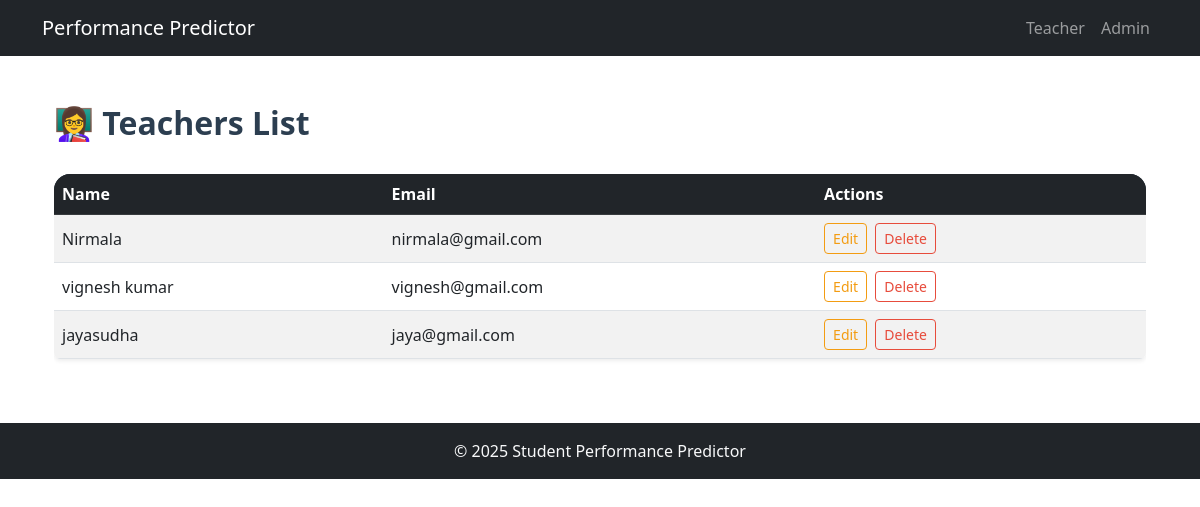
Page /admin/view_teacher (signed in) on the committed database.
### core/models.py (models this page shows, shortened)
class User(db.Model, UserMixin):
    id = db.Column(db.Integer, primary_key=True)
    username = db.Column(db.String(150), unique=True, nullable=False)
    email = db.Column(db.String(150), unique=True, nullable=False)
    password = db.Column(db.String(256), nullable=False)
    role = db.Column(db.String(50), nullable=False)  # Student/Teacher/Admin
    roll_no = db.Column(db.String(50))  # For students
    phone = db.Column(db.String(20))  # Optional
    attendance = db.Column(db.Float, nullable=True)  # Overall attendance %

### core/admin.py (the view)
@admin_bp.route('/view_teacher', methods=['GET'])
@login_required
def view_teacher():
    teachers = User.query.filter_by(role='Teacher').all()  # Fetch all teachers
    return render_template('admin/view_teacher.html', teachers=teachers)

### core/auth.py (called while the page is built)
@login_manager.user_loader
def load_user(user_id):
    return User.query.get(int(user_id))

### core/templates/admin/view_teacher.html
{% extends 'base.html' %}
{% block content %}
<link rel="stylesheet" href="{{ url_for('static', filename='styles/view_teacher.css') }}">
<div class="container mt-5">
  <div class="d-flex justify-content-between align-items-center mb-4">
    <h2 class="title">👩‍🏫 Teachers List</h2>
  </div>
  <div class="table-responsive">
    <table class="table table-hover table-striped align-middle shadow-sm rounded">
      <thead class="table-dark">
        <tr>
          <th>Name</th>
          <th>Email</th>
          <th>Actions</th>
        </tr>
      </thead>
      <tbody>
        {% for teacher in teachers %}
        <tr>
          <td>{{ teacher.username }}</td>
          <td>{{ teacher.email }}</td>
          <td>
            <a href="{{ url_for('admin.edit_teacher', teacher_id=teacher.id) }}" class="btn btn-sm btn-outline-warning me-1">Edit</a>
            <a href="{{ url_for('admin.delete_teacher', teacher_id=teacher.id) }}"
               class="btn btn-sm btn-outline-danger"
               onclick="return confirm('Are you sure you want to delete the teacher {{ teacher.username}}?')">
               Delete
            </a>
          </td>
        </tr>
        {% endfor %}
      </tbody>
    </table>
  </div>
</div>
{% endblock %}

### core/static/styles/view_teacher.css (style rules this page uses)
.title { font-weight: bold; color: #2c3e50; }
.table { border-radius: 0.75rem; overflow: hidden; }
.table thead { background-color: #2c3e50; color: #fff; }
.table td, .table th { vertical-align: middle; }
.table-responsive { border-radius: 1rem; overflow: hidden; }
.btn-outline-warning { border-color: #f39c12; color: #f39c12; }
.btn-outline-danger { border-color: #e74c3c; color: #e74c3c; }

### rows in the picture
User: username "Nirmala", email "nirmala@gmail.com"
User: username "vignesh kumar", email "vignesh@gmail.com"
User: username "jayasudha", email "jaya@gmail.com"
